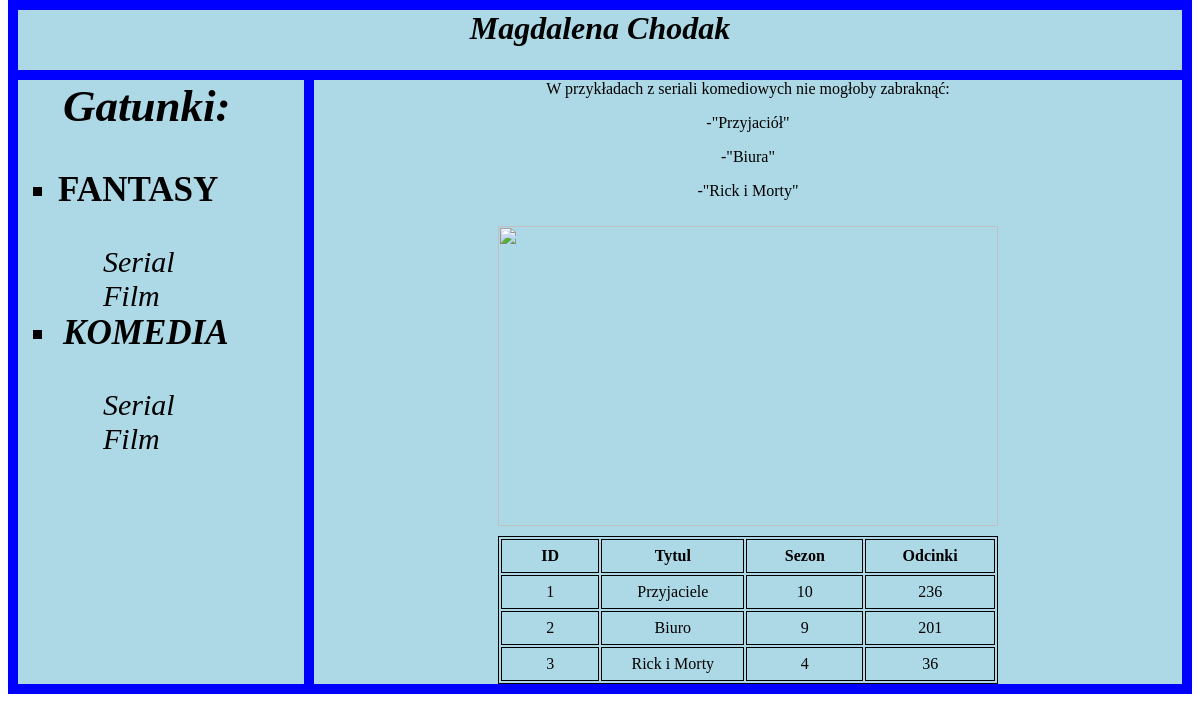
/KomediaSerial.php, run on the app's committed database.
### tables this page shows
CREATE TABLE `serialekomedia` (
  `KomediaID` int(11) NOT NULL,
  `KomediaTytul` varchar(20) NOT NULL,
  `KomediaSezon` int(11) NOT NULL,
  `KomediaOdcinki` int(11) NOT NULL
);

### KomediaSerial.php (the view, shortened to what this page needs)
<!DOCTYPE html>
<html lang="en">
<head>
    <link rel="stylesheet" href="dane.css">
</head>
<body>
    <div class="container">
        <div class="a item">
            <h1>Magdalena Chodak</h1>
        </div>
        <div class="b">
            <ol>
                    <h2><a href="index.php">Gatunki:</a></h2>
            <li><h3>FANTASY</h3>
                    <ul><a href="FantasySerial.php">Serial</a></ul>
                    <ul><a href="FantasyFilm.html">Film<a></ul>
            </li>
            <li><h3>KOMEDIA</h3>
                    <ul><a href="KomediaSerial.php">Serial</a></ul>
                    <ul><a href="KomediaFilm.html">Film</a></ul>
            </li>
        </ol>
        </div>
        <div class="c">
                <p>W przykładach z seriali komediowych nie mogłoby zabraknąć:
                    <p>-"Przyjaciół"</p>
                    <p>-"Biura"</p>
                    <p>-"Rick i Morty"</p>
                </p>
                <img src="https://encrypted-tbn0.gstatic.com/images?q=tbn%3AANd9GcQjN7_2jmy6ELueb5SyRMg93wXiEo6WQNLZuN_kBV1YrzY_QGh4&usqp=CAU">
        <div class="tabela">
        <?php
$servername="127.0.0.1";
$username="root";
$password="";
$dbname="chodak";
$conn=new mysqli($servername,$username,$password,$dbname);
echo("<table class='tab'>");
$result=$conn->query("SELECT * FROM serialekomedia");
echo("<tr>
<th>ID</th>
<th>Tytul</th>
<th>Sezon</th>
<th>Odcinki</th>
</tr>");
while($row=$result->fetch_assoc() ){
    echo("<tr>");
    echo("
    <td>".$row['KomediaID']."</td>
    <td>".$row['KomediaTytul']."</td>
    <td>".$row['KomediaSezon']."</td>
    <td>".$row['KomediaOdcinki']."</td>
     ");
    echo("</tr>");
}
echo("</table>");
?>
        </div>
            </div>
    </div>
</body>
</html>

### dane.css (style rules this page uses)
.tabela { display: flex; justify-content: center; }
.tab,th,td { border:solid 1px black; height: 30px; width: 500px; }
* { margin-top: 0; }
.container { background: blue; display: grid; grid-gap: 10px; padding: 10px; grid-template-columns: 1fr 3fr; grid-template-rows: 1fr 10fr; grid-template-areas: 'a a a' 'b c c'; }
.a { grid-area: a; background: lightblue; }
.item { text-align: center; font-style: oblique; }
.b { grid-area: b; background: lightblue; font-size: 30px; }
ol { list-style-type:square; }
ol > li { float:center; }
ol a { display:block; color:#000; text-decoration:none; padding:0 5px; font-style: italic; }
.c { grid-area: c; background: lightblue; text-align: center; }
img { height: 300px; width: 500px; margin:10px; }

### data on the page
serialekomedia: KomediaID "1", KomediaTytul "Przyjaciele", KomediaSezon "10", KomediaOdcinki "236"
serialekomedia: KomediaID "2", KomediaTytul "Biuro", KomediaSezon "9", KomediaOdcinki "201"
serialekomedia: KomediaID "3", KomediaTytul "Rick i Morty", KomediaSezon "4", KomediaOdcinki "36"
